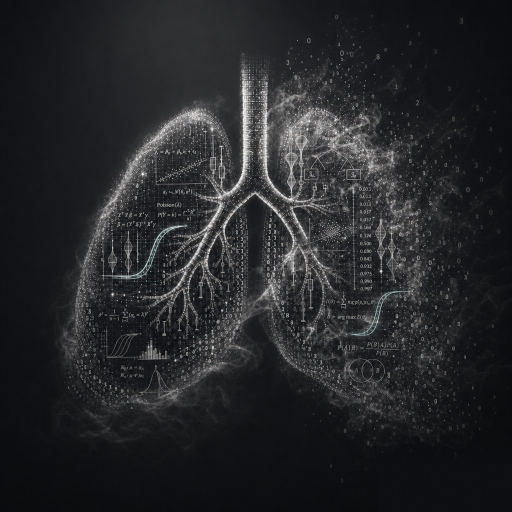
#> input picture volume-01/figures/book-cover-pearl-streams.png, 1024 x 1024 px, found by its file name (shown at 1/2 size)
$ python upscale_cover.py
#> lines starting #> are read from the running program, lines starting #| are printed output that depends on the picture
#!/usr/bin/env python3
"""Upscale pearl-streams cover to 2048 and 4096 with Real-ESRGAN."""

from __future__ import annotations

import sys
from pathlib import Path

from PIL import Image

ROOT = Path(__file__).resolve().parents[1]
FIG = ROOT / "figures"

SOURCES = [
    Path(
        "/Users/kimonntotsis/.cursor/projects/Users-kimonntotsis-Projects-respiratory-research-methods/assets/book-cover-pearl-streams-regen.png"
    ),
    FIG / "book-cover-pearl-streams.png",
]

OUT_4096 = FIG / "book-cover-pearl-streams-4096.png"
OUT_2048 = FIG / "book-cover-pearl-streams-2048.png"
BG = (12, 13, 18)  # #0C0D12


def pick_source() -> Path:
    for path in SOURCES:
        if path.is_file():
            return path
    raise FileNotFoundError("No pearl-streams source image found")


def solid_bg(img: Image.Image) -> Image.Image:
    """Flatten near-black pixels to exact cover background."""
    rgba = img.convert("RGBA")
    px = rgba.load()
    w, h = rgba.size
#> w = 1024; h = 1024
    for y in range(h):
        for x in range(w):
            r, g, b, a = px[x, y]
            if r < 28 and g < 30 and b < 36:
                px[x, y] = BG + (255,)
    rgb = Image.new("RGB", rgba.size, BG)
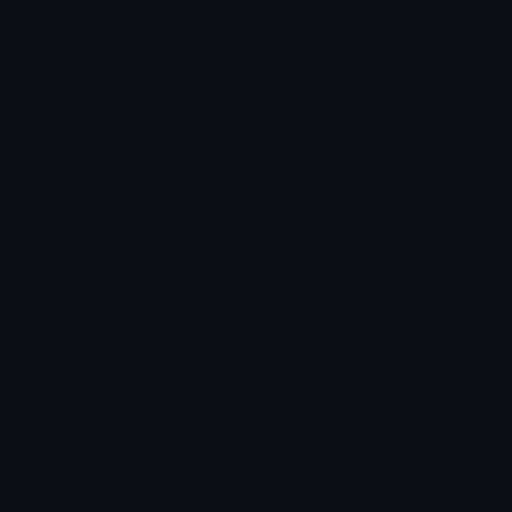
#> rgb: PIL image 1024x1024 RGB (shown at 1/2 size); mean R, G, B 12, 13, 18
    rgb.paste(rgba, mask=rgba.split()[3])
    return rgb


def main() -> int:
    try:
        from realesrgan_ncnn_py import Realesrgan
    except ImportError:
        print("Install: pip install realesrgan-ncnn-py pillow", file=sys.stderr)
        return 1

    src = pick_source()
    img = solid_bg(Image.open(src))
    print(f"Upscaling {src.name} ({img.width}x{img.height}) with Real-ESRGAN 4x...")
#> (printed output is left out)

#> (the run stopped early here; a loop or call above may not have finished)
